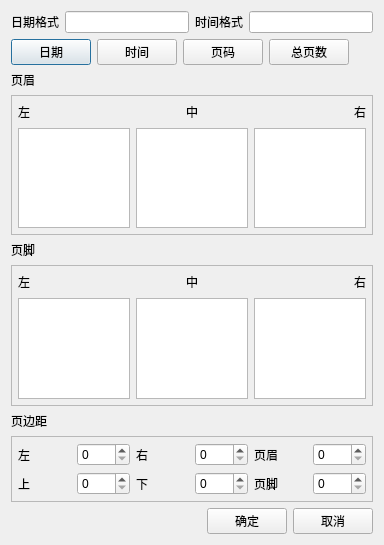
<?xml version="1.0" encoding="UTF-8"?>
<ui version="4.0">
 <class>CPrintForm</class>
 <widget class="QDialog" name="CPrintForm">
  <property name="geometry">
   <rect>
    <x>0</x>
    <y>0</y>
    <width>384</width>
    <height>545</height>
   </rect>
  </property>
  <property name="windowTitle">
   <string>Dialog</string>
  </property>
  <layout class="QGridLayout" name="gridLayout">
   <item row="0" column="0">
    <layout class="QHBoxLayout" name="horizontalLayout_10">
     <item>
      <widget class="QLabel" name="label">
       <property name="text">
        <string>日期格式</string>
       </property>
      </widget>
     </item>
     <item>
      <widget class="QLineEdit" name="lineEditDateFormat"/>
     </item>
     <item>
      <widget class="QLabel" name="label_2">
       <property name="text">
        <string>时间格式</string>
       </property>
      </widget>
     </item>
     <item>
      <widget class="QLineEdit" name="lineEditTimeFormat"/>
     </item>
    </layout>
   </item>
   <item row="1" column="0">
    <layout class="QHBoxLayout" name="horizontalLayout_9">
     <item>
      <widget class="QPushButton" name="pushButtonDate">
       <property name="text">
        <string>日期</string>
       </property>
      </widget>
     </item>
     <item>
      <widget class="QPushButton" name="pushButtonTime">
       <property name="text">
        <string>时间</string>
       </property>
      </widget>
     </item>
     <item>
      <widget class="QPushButton" name="pushButtonPage">
       <property name="text">
        <string>页码</string>
       </property>
      </widget>
     </item>
     <item>
      <widget class="QPushButton" name="pushButtonPageCount">
       <property name="text">
        <string>总页数</string>
       </property>
      </widget>
     </item>
     <item>
      <spacer name="horizontalSpacer_6">
       <property name="orientation">
        <enum>Qt::Horizontal</enum>
       </property>
       <property name="sizeHint" stdset="0">
        <size>
         <width>40</width>
         <height>20</height>
        </size>
       </property>
      </spacer>
     </item>
    </layout>
   </item>
   <item row="2" column="0">
    <widget class="QLabel" name="label_9">
     <property name="text">
      <string>页眉</string>
     </property>
    </widget>
   </item>
   <item row="3" column="0">
    <widget class="QFrame" name="frame">
     <property name="frameShape">
      <enum>QFrame::StyledPanel</enum>
     </property>
     <property name="frameShadow">
      <enum>QFrame::Raised</enum>
     </property>
     <layout class="QVBoxLayout" name="verticalLayout">
      <property name="leftMargin">
       <number>6</number>
      </property>
      <property name="topMargin">
       <number>6</number>
      </property>
      <property name="rightMargin">
       <number>6</number>
      </property>
      <property name="bottomMargin">
       <number>6</number>
      </property>
      <item>
       <layout class="QHBoxLayout" name="horizontalLayout_3">
        <item>
         <layout class="QHBoxLayout" name="horizontalLayout">
          <item>
           <widget class="QLabel" name="label_3">
            <property name="text">
             <string>左</string>
            </property>
           </widget>
          </item>
          <item>
           <spacer name="horizontalSpacer">
            <property name="orientation">
             <enum>Qt::Horizontal</enum>
            </property>
            <property name="sizeHint" stdset="0">
             <size>
              <width>40</width>
              <height>20</height>
             </size>
            </property>
           </spacer>
          </item>
         </layout>
        </item>
        <item>
         <widget class="QLabel" name="label_4">
          <property name="text">
           <string>中</string>
          </property>
          <property name="alignment">
           <set>Qt::AlignCenter</set>
          </property>
         </widget>
        </item>
        <item>
         <layout class="QHBoxLayout" name="horizontalLayout_2">
          <item>
           <spacer name="horizontalSpacer_2">
            <property name="orientation">
             <enum>Qt::Horizontal</enum>
            </property>
            <property name="sizeHint" stdset="0">
             <size>
              <width>40</width>
              <height>20</height>
             </size>
            </property>
           </spacer>
          </item>
          <item>
           <widget class="QLabel" name="label_5">
            <property name="layoutDirection">
             <enum>Qt::LeftToRight</enum>
            </property>
            <property name="text">
             <string>右</string>
            </property>
            <property name="alignment">
             <set>Qt::AlignRight|Qt::AlignTrailing|Qt::AlignVCenter</set>
            </property>
           </widget>
          </item>
         </layout>
        </item>
       </layout>
      </item>
      <item>
       <layout class="QHBoxLayout" name="horizontalLayout_4">
        <item>
         <widget class="QTextEdit" name="textEditLeftHeader"/>
        </item>
        <item>
         <widget class="QTextEdit" name="textEditMiddleHeader"/>
        </item>
        <item>
         <widget class="QTextEdit" name="textEditRightHeader"/>
        </item>
       </layout>
      </item>
     </layout>
    </widget>
   </item>
   <item row="4" column="0">
    <widget class="QLabel" name="label_10">
     <property name="text">
      <string>页脚</string>
     </property>
    </widget>
   </item>
   <item row="5" column="0">
    <widget class="QFrame" name="frame_2">
     <property name="frameShape">
      <enum>QFrame::StyledPanel</enum>
     </property>
     <property name="frameShadow">
      <enum>QFrame::Raised</enum>
     </property>
     <layout class="QVBoxLayout" name="verticalLayout_2">
      <property name="leftMargin">
       <number>6</number>
      </property>
      <property name="topMargin">
       <number>6</number>
      </property>
      <property name="rightMargin">
       <number>6</number>
      </property>
      <property name="bottomMargin">
       <number>6</number>
      </property>
      <item>
       <layout class="QHBoxLayout" name="horizontalLayout_5">
        <item>
         <layout class="QHBoxLayout" name="horizontalLayout_6">
          <item>
           <widget class="QLabel" name="label_6">
            <property name="text">
             <string>左</string>
            </property>
           </widget>
          </item>
          <item>
           <spacer name="horizontalSpacer_3">
            <property name="orientation">
             <enum>Qt::Horizontal</enum>
            </property>
            <property name="sizeHint" stdset="0">
             <size>
              <width>40</width>
              <height>20</height>
             </size>
            </property>
           </spacer>
          </item>
         </layout>
        </item>
        <item>
         <widget class="QLabel" name="label_7">
          <property name="text">
           <string>中</string>
          </property>
          <property name="alignment">
           <set>Qt::AlignCenter</set>
          </property>
         </widget>
        </item>
        <item>
         <layout class="QHBoxLayout" name="horizontalLayout_7">
          <item>
           <spacer name="horizontalSpacer_4">
            <property name="orientation">
             <enum>Qt::Horizontal</enum>
            </property>
            <property name="sizeHint" stdset="0">
             <size>
              <width>40</width>
              <height>20</height>
             </size>
            </property>
           </spacer>
          </item>
          <item>
           <widget class="QLabel" name="label_8">
            <property name="layoutDirection">
             <enum>Qt::LeftToRight</enum>
            </property>
            <property name="text">
             <string>右</string>
            </property>
            <property name="alignment">
             <set>Qt::AlignRight|Qt::AlignTrailing|Qt::AlignVCenter</set>
            </property>
           </widget>
          </item>
         </layout>
        </item>
       </layout>
      </item>
      <item>
       <layout class="QHBoxLayout" name="horizontalLayout_8">
        <item>
         <widget class="QTextEdit" name="textEditLeftFooter"/>
        </item>
        <item>
         <widget class="QTextEdit" name="textEditMiddleFooter"/>
        </item>
        <item>
         <widget class="QTextEdit" name="textEditRightFooter"/>
        </item>
       </layout>
      </item>
     </layout>
    </widget>
   </item>
   <item row="6" column="0">
    <widget class="QLabel" name="label_17">
     <property name="text">
      <string>页边距</string>
     </property>
    </widget>
   </item>
   <item row="7" column="0">
    <widget class="QFrame" name="frame_3">
     <property name="frameShape">
      <enum>QFrame::StyledPanel</enum>
     </property>
     <property name="frameShadow">
      <enum>QFrame::Raised</enum>
     </property>
     <layout class="QVBoxLayout" name="verticalLayout_3">
      <property name="leftMargin">
       <number>6</number>
      </property>
      <property name="topMargin">
       <number>6</number>
      </property>
      <property name="rightMargin">
       <number>6</number>
      </property>
      <property name="bottomMargin">
       <number>6</number>
      </property>
      <item>
       <layout class="QHBoxLayout" name="horizontalLayout_12">
        <item>
         <widget class="QLabel" name="label_11">
          <property name="text">
           <string>左</string>
          </property>
         </widget>
        </item>
        <item>
         <widget class="QSpinBox" name="spinBoxLeft">
          <property name="maximum">
           <number>300</number>
          </property>
         </widget>
        </item>
        <item>
         <widget class="QLabel" name="label_12">
          <property name="text">
           <string>右</string>
          </property>
         </widget>
        </item>
        <item>
         <widget class="QSpinBox" name="spinBoxRight">
          <property name="maximum">
           <number>300</number>
          </property>
         </widget>
        </item>
        <item>
         <widget class="QLabel" name="label_13">
          <property name="text">
           <string>页眉</string>
          </property>
         </widget>
        </item>
        <item>
         <widget class="QSpinBox" name="spinBoxHeader">
          <property name="maximum">
           <number>300</number>
          </property>
         </widget>
        </item>
       </layout>
      </item>
      <item>
       <layout class="QHBoxLayout" name="horizontalLayout_13">
        <item>
         <widget class="QLabel" name="label_14">
          <property name="text">
           <string>上</string>
          </property>
         </widget>
        </item>
        <item>
         <widget class="QSpinBox" name="spinBoxTop">
          <property name="maximum">
           <number>300</number>
          </property>
         </widget>
        </item>
        <item>
         <widget class="QLabel" name="label_15">
          <property name="text">
           <string>下</string>
          </property>
         </widget>
        </item>
        <item>
         <widget class="QSpinBox" name="spinBoxBottom">
          <property name="maximum">
           <number>300</number>
          </property>
         </widget>
        </item>
        <item>
         <widget class="QLabel" name="label_16">
          <property name="text">
           <string>页脚</string>
          </property>
         </widget>
        </item>
        <item>
         <widget class="QSpinBox" name="spinBoxFooter">
          <property name="maximum">
           <number>300</number>
          </property>
         </widget>
        </item>
       </layout>
      </item>
     </layout>
    </widget>
   </item>
   <item row="8" column="0">
    <layout class="QHBoxLayout" name="horizontalLayout_11">
     <item>
      <spacer name="horizontalSpacer_5">
       <property name="orientation">
        <enum>Qt::Horizontal</enum>
       </property>
       <property name="sizeHint" stdset="0">
        <size>
         <width>40</width>
         <height>20</height>
        </size>
       </property>
      </spacer>
     </item>
     <item>
      <widget class="QPushButton" name="pushButtonOk">
       <property name="text">
        <string>确定</string>
       </property>
      </widget>
     </item>
     <item>
      <widget class="QPushButton" name="pushButtonCancel">
       <property name="text">
        <string>取消</string>
       </property>
      </widget>
     </item>
    </layout>
   </item>
  </layout>
 </widget>
 <resources/>
 <connections/>
</ui>
